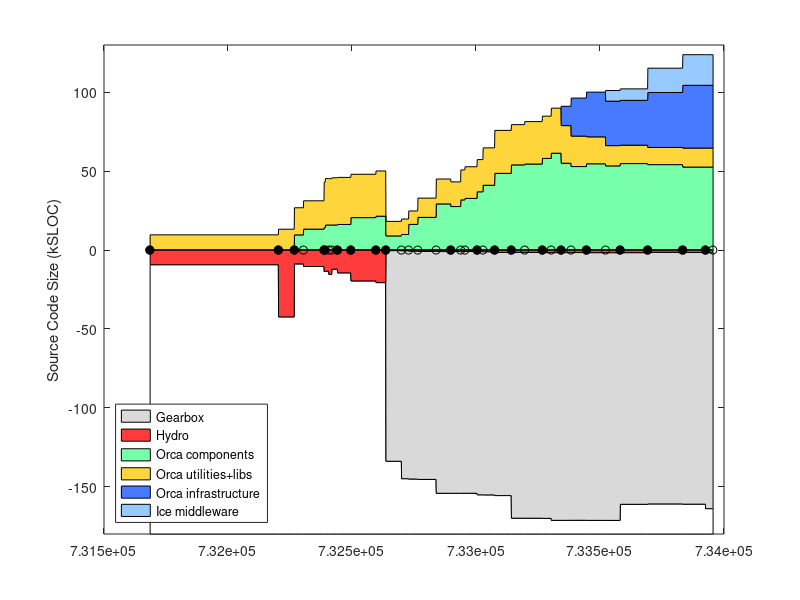

Here is the MATLAB script that generated this plot: (Note: this script raises an error after producing the figure.)
% keep track of orca project size using sloccount
clear all

%%%%%%%%%% DATA %%%%%%%%%%%%%%%%%%%%

% include/* except: include/{Freeze IceSSL IcePatch2}
% src/{Ice Slice IceGrid icecpp IceStorm slice2cpp IceUtil IceBox IceXML}
%  Sice212 = [
%  (7842-1000) + (22093+18419+11499+10568+4392+4200+4252+567+316)
%  ];
%  Sice301 = [
%  (8164-1000) + (23018+19384+19169+10596+4479+4343+4308+622+319)
%  ];
% same as above, but now also add Java:
% src/{IceInternal Ice IceUtil IceBox}
%  Sice310 = [
%  (8810-1200) + (24275+20494+22689+10587+4569+4877+4770+667+319) + (13190+6915+1262+493)
%  ];
%  Sice311 = [
%  (8950-1275) + (24511+20505+22898+10590+4600+4884+4782+683+323) + (13266+6929+1262+504)
%  ];

% it's much easier to count the whole of Ice (we use most of it anyway)
% sloccount include/ src/
% (this does not account for .ice files in [ice]/slice/* but it's a small fraction of total)
% c_count slice/*/*.ice
Sice212 = 133523;
Sice301 = 144513;
Sice310 = 153243;
Sice311 = 154145;
Sice320 = 168475;
Sice321 = 169725;
% sloccount cpp/include/ cpp/src/
Sice330 = 159523;
Sice331 = 162357;

% indeces
iyy=1;
imm=2;
idd=3;
iver=4;
isub=5;
ibase=6;
icomp=7;
iutil=8;
iad=9;
icrp=10;

% the old way to count lines in *.ice files:
% rename them to *.cpp like this:
% $cd src/interfaces/slice/orca; for file in *; do mv $file `echo $file | sed s/.ice/.cpp/`; done
Sorca = [ ...
% YY    MM  DD  ?   SUB     BASE    COMP   UTILS   A&D  COMMON  VERSION
% 0.8.6: a single distro, divide in halves arbitrarily
2003     4  14  1   0       18930/2 18930/2  0      0   0    % 0.8.6 (last change in doc/ChangeLog
% BASE: orca-base
% COMP: sloccount orca-components/src/components
% UTIL: slocc orca-components/src/util
2004     9  13  1   0       42543   13047   0       0   0   % 0.11.0
2004    11  16  1   0       8963    17208   9441    0   0   % 0.12.0
2004    12  23  0   0       10596   17965   13094   0   0   % 0.12.1
2005     3  16  1   0       13767   28881   14005   0   0   % 0.13.0
2005     3  21  0   0       13620   29524   15665   0   0   % 0.13.1
2005     4   4  0   0       15630   29345   15727   0   0   % 0.13.2
2005     4  16  0   0       12283   29897   15724   0   0   % 0.13.3
2005     5   9  1   0       14639   29838   16056   0   0   % 0.14.0
2005     7   2  1   0       19751   27479   20395   0   0   % 0.15.0
2005    10  11  1   0       20818   28675   21303   0   0   % 1.0.0
% BASE: c_count src/interfaces/slice/orca/*.ice
% COMP: sloccount src/components
% UTIL: sloccount src/utils
2005    11  20  1   Sice212 530    9226         8781        0    0   % 2.0.0-rc1
2006     1  22  0   Sice301 596    9801         9695        0    0   % 2.0.0-rc2
% UTIL-IN-COMP: sloccount components/log* 
% COMP: sloccount components MINUS UTIL-IN-COMP
% UTIL: sloccount utils PLUS UTIL-IN-COMP
2006     2  20  0   Sice301 813    9867-1372    14734+1372  0    0  % 2.0.0-rc3
% UTIL-IN-COMP: sloccount components/orcaview* components/log*
2006     3  29  0   Sice301 1052   14625-2421   18131+2421  0    0  % 2.0.0-rc4
2006     6  11  0   Sice310 1116   19999-4215   24867+4215  0    0  % 2.0.0-rc5  
2006     8   9  1   Sice310 1116   19979-4348   23066+4348  0    0  % 2.0.0
2006     9  18  0   Sice310 1094   19317-329    31304+329   0    0  % 2.0.1
2006    10   5  0   Sice310 1094   20384-329    32255+329   0    0  % 2.0.2
2006    11  23  1   Sice311 1178   21408-1001   35768+1001  0    0  % 2.1.0
% BASE: c_count src/interfaces/slice/orca/*.ice
% COMP: sloccount src/components
% UTIL: sloccount src/utils src/libs
2006    12  17  0   Sice311 1240    23701   40914  0     0 % 2.1.1
2007     2   2  1   Sice311 1671    27238   48446  0     0 % 2.2.0
2007     4  10  1   Sice320 1671    25512   53828  0     0 % 2.3.0
2007     6   3  0   Sice320 1682    26905   54359  0     0 % 2.4.0
2007     8  13  1   Sice320 1772    26795   57918  0     0 % 2.5.0
2007     9  18  0   Sice321 1787    28573   61216  0     0 % 2.6.0
% A&D: Hydro: sloccount src
2007    10  28  1   Sice321 1787    23840   54879  12251  0     % 2.7.0
2007    12   7  0   Sice321 1750    19312   52762  24104  0     % 2.8.0
2008     2   7  1   Sice321 1811    17083   54520  28341  0     % 2.9.0
% COMMON: Gearbox: sloccount src
% YY    MM  DD  ?   SUB     BASE    COMP    UTILS  A&D   COMMON VERSION
2008     4  24  0   Sice321 1825    12851   53186  28196  6750  % 2.10.0 (G 1.0.0)
2008     6  22  1   Sice330 1819    11680   54648  28410  7277  % 2.11.0 (G 1.0.0)
2008    10  11  1   Sice330 1583    10890   53989  34849  15399 % 2.12.0 (G 8,07)
2009     3   1  1   Sice330 1734    12056   52437  39779  19402 % 2.13.0 (G 9,02)
2009     6   1  1   Sice331 1734    12056   52437  39779  19402 % 2.14.0 (G 9,02)
];
Vorca ={'0.8.6', '0.11.0', '0.12.0', '0.12.1', '0.13.0', '0.13.1', '0.13.2', '0.13.3', '0.14.0', '0.15.0', '1.0.0', ...
    '2.0.0-rc1', '2.0.0-rc2', '2.0.0-rc3', '2.0.0-rc4', '2.0.0-rc5', '2.0.0', '2.0.1', '2.0.2', '2.1.0', '2.1.1', ...
    '2.2.0', '2.3.0', '2.4.0', '2.5.0', '2.6.0', '2.7.0', '2.8.0', '2.9.0', '2.10.0', '2.11.0', '2.12.0', '2.13.0', ...
    '2.14.0' }';

% add a dummy release just for display
Sorca(end+1,:) = Sorca(end,:);
Sorca(end,imm) = Sorca(end,imm)+1;
Sorca(end,iver) = 0;
Vorca{end+1} = 'dummy';

% convert dates
Torca = datenum(Sorca(:,iyy),Sorca(:,imm),Sorca(:,idd));

% 2nd digit releases
i2 = (Sorca(:,iver)==1);
Torca2 = Torca(i2);
Vorca2 = Vorca(i2);

% for comparison, ASN
%  Sasn = 90433;

Sgenom = [
% YY    MM  DD  ? SUB   BASE    COMP    UTIL    VERSION
% SUB : cd pocolibs-2.3; sloccount include src
% BASE: cd genom-2.0; sloccount include src
% COMP: 0
% UTIL: 0 
2007    8   31  1  9786    11368   0   0       % 2.0
];

Splayer = [ 
% YY    MM  DD  ?   SUB     BASE                COMP       UTIL  VERSION
% BASE: (server-drivers)+client_libs
% COMP: drivers + utils
2002    12 04   1  0    (17331-12037)+9188      12037+2685 0    % 1.3.1
2003    7  15   1  0    (30452-24334)+12458     24334+3064 0    % 1.4-rc1
2003    12 07   1  0    (37378-30947)+13110     30947+9633 0    % 1.4-rc2
2004    5  31   1  0    (49225-42643)+13664     42643+3550 0    % 1.5
2004    11 12   1  0    (50758-43190)+13545     43190+4479 0    % 1.6
2005    1  31   0  0    (52069-44517)+13576     44517+4662 0    % 1.6.2
2005    7  28   0  0    (53348-45686)+14300     45686+5188 0    % 1.6.5
% BASE: (libplayercore-./bindings) + client_libs + (libplayertcp-./bindings)
% note: libplayerxdr is autogenerated
% COMP: server + utils
2005    10 25   0  0    (4866-0)+7560+(1391-0)  46474+5725  0   % 2.0pre7
% SUB : 0
% BASE: sloccount libplayercore client_libs libplayertcp 
%           MINUS sloccount libplayercore/bindings/ libplayertcp/bindings
% note: libplayerxdr is autogenerated
% COMP: sloccount server 
% UTIL: sloccount utils PLUS stage/src
% YY    MM  DD  ?   SUB     BASE                COMP       UTIL  VERSION
2006    2  28   1  0    63992-47749-1291        54704       0     % 2.0.0
2006    3  25   1  0    65606-48912-1291        53033       0     % 2.0.1
2006    6   9   1  0    69083-51546-1319        61421       0     % 2.0.2
2006    9  26   1  0    69388-51546-1319        64088       13606       % 2.0.3
2007    5   2   1  0    69602-51686-1359        58396       9589+13606  % 2.0.4
2007   12  13   1  0    34980-2039              74385       11417+15464 % 2.1.0rc1
2008    6  20   1  0    25068-109               85020       12150+15464 % 2.1.0
2009    2  18   1  0    26362-109               92554       12194+15464 % HEAD
];
Tplayer = datenum(Splayer(:,1),Splayer(:,2),Splayer(:,3));

Saria = [
% YY    MM  DD  ? SUB   BASE    COMP    UTIL    VERSION
% SUB : 0
% BASE: sloccount ArNetworking/include/ ArNetworking/src/
% COMP: sloccount include src
% UTIL: 0 
2007    2   20  1  0    15854   45965   0       % 2.5.1
];

Scarmen = [
% YY    MM  DD  ?   SUB     BASE    COMP                    UTIL   VERSION
% SUB : cd src; sloccount ipc
% BASE: sloccount carmenpp global java python
% COMP: sloccount src MINUS all other
% UTIL: sloccount logger logtools mapeditor param_daemon robotgui simulator 
2007    8   15  1  24965    12032   107745-24965-12032-19629  19629   % 0.6.7
];

Sorocos = [
% YY    MM  DD  ?   SUB     BASE    COMP                        UTIL   VERSION
% SUB : cd ACE_wrappers; sloccount ace PLUS sloccount TAO/tao/
% BASE: ?
% LIBS: sloccount orocos-bfl-[VERSION]-src/src PLUS sloccount kdl-[VERSION]/kdl
% COMP: sloccount orocos-rtt-[VERSION]/src PLUS cd orocos-ocl-[VERSION]; sloccount hardware motion_control
% UTIL: cd orocos-ocl-[VERSION]; sloccount taskbrowser signals deployment reporting viewer ocl 
2007    8   15  1  160300+237011   0   (7767+12865)+(48971+20068)    5104   % ace-5.5, tao-1.5, rtt-1.2.1, bfl-0.6.1, kdl-0.4, ocl-0.4.1
];

Syarp = [
% YY    MM  DD  ?   SUB  BASE     COMP       UTIL   VERSION
% SUB : 0
% BASE: sloccount libYARP_OS libYARP_OS_compat
% COMP: sloccount yarpdev libYARP_dev libYARP_math libYARP_sig libYARP_sig_compat 
% UTIL: sloccount yarp-imageviewer modules
2007    7   26  1  0     21633   23528    1613   % 2.1.6
];

% YY    MM  DD  ?   SUB  BASE     COMP       UTIL
% SUB : 0
% BASE: 0
% COMP: sloccount . (matlab files will not be counted)
% UTIL: 0
Sopenslam = [
2007    8   16  1   0    0        23719      0
];

%%%%%%%%%% PLOTTING %%%%%%%%%%%%%%%%%%%%

Smax = 180;
d0 = [Torca Torca+1]'; d0=d0(:); d0(1)=[];
d1 = Smax-Sorca(:,isub)-Sorca(:,ibase); d1 = [d1 d1]'; d1=d1(:); d1(end)=[];
d2 = Sorca(:,isub); d2 = [d2 d2]'; d2=d2(:); d2(end)=[];
d3 = Sorca(:,ibase); d3 = [d3 d3]'; d3=d3(:); d3(end)=[];
d4 = Sorca(:,icomp); d4 = [d4 d4]'; d4=d4(:); d4(end)=[];
d5 = Sorca(:,iutil); d5 = [d5 d5]'; d5=d5(:); d5(end)=[];
d6 = Sorca(:,iad); d6 = [d6 d6]'; d6=d6(:); d6(end)=[];
d7 = Sorca(:,icrp); d7 = [d7 d7]'; d7=d7(:); d7(end)=[];

figure(1), clf
ha=area( d0, [d1 d2 d3 d5 d4 d6 d7]/1e3, -Smax ); hold on
plot( Torca, 0*Torca, 'k-o' )
h2=plot( Torca2, 0*Torca2, 'ko' );
set(h2,'markerfacecolor','k')
ylabel('Source Code Size (kSLOC)')

% colors
white = 1*[1 1 1];
gray = .85*[1 1 1];
red = min(255,[255 0 0]+60)/255;
orange = min(255,[255 153 0]+60)/255;
green = min(255,[60 255 109]+60)/255;
dblue = min(255,[51 102 255]+20)/255;
lblue = min(255,[51 102 255]+100)/255;

set(ha(1),'facecolor', white);
set(ha(2),'facecolor', gray);
set(ha(3),'facecolor', red);
set(ha(4),'facecolor', green);
set(ha(5),'facecolor', orange);
set(ha(6),'facecolor', dblue);
set(ha(7),'facecolor', lblue);
ha(1)=[];
legend(fliplr(ha),'Gearbox','Hydro','Orca components','Orca utilities+libs','Orca infrastructure','Ice middleware', 'Location','SouthWest')
%  xlim(datenum([2004;2005],[7;7],[1;1]) )
ylim([-Smax 130])
ax=axis;
%  xlim( [ax(1) datenum([2006 12 31])] )
ax=axis;
% label releases
mark('x', Torca2 )
i2odd = (1:2:length(Torca2));
ht = text(Torca2(i2odd)+5,.04*ax(4)*ones(length(i2odd),1),Vorca2(i2odd));
set(ht,'fontsize',8)
i2even = (2:2:length(Torca2));
ht = text(Torca2(i2even)+5,.08*ax(4)*ones(length(i2even),1),Vorca2(i2even));
set(ht,'fontsize',8)
datetick( 'x', 12 )
hp = plot( Tplayer, -Splayer(:,ibase)/1e3, 'k--o', Tplayer, Splayer(:,icomp)/1e3, 'k--o' );
set(hp, 'color', .5*[1 1 1] )
hpt = text( Tplayer(2), -Splayer(2,ibase)/1e3-8, 'Player infrastructure');
set(hpt, 'color', .5*[1 1 1] )
hpt = text( Tplayer(2), (Splayer(2,icomp)+Splayer(2,iutil))/1e3-5, 'Player "components+utils"');
set(hpt, 'color', .5*[1 1 1] )
%mark('y', Dasn(1,1)/1e3 );
%text( datenum([2003 5 1]), Dasn(1,1)/1e3, 'ASN')
xlabel('Releases')
title('http://orca-robotics.sf.net')

ht=text(datenum(2003,7,1),-Smax+15, '*   generated using David A. Wheeler`s SLOCCount' );
set(ht,'fontsize',8)
ht=text(datenum(2003,7,1),-Smax+5, '** see data in [ORCA]/scripts/matlab/sloccount/slocs.m' );
set(ht,'fontsize',8)

xlim( [ax(1) datenum([2009 6 1])] )
